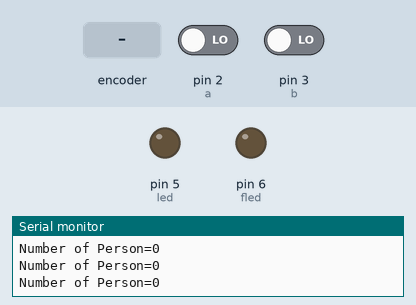
A sketch run on a simulated Arduino Uno, built with avr-gcc and run on an emulated ATmega328P. Shown: output pins drawn as LEDs (lit = HIGH), the last lines printed to the serial monitor. Inputs (shaded band) come from the test bench; at power-on: pin 2 (a) LOW, pin 3 (b) LOW.

Above: at 1.2 s.
1.3 s: rotary encoder on pin 2 (a) / pin 3 (b) turned 3 steps (first pin leading)
At 2.9 s:
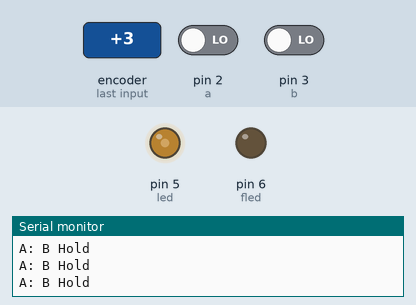
3.4 s: rotary encoder on pin 2 (a) / pin 3 (b) turned 1 step (first pin leading)
At 4.1 s:
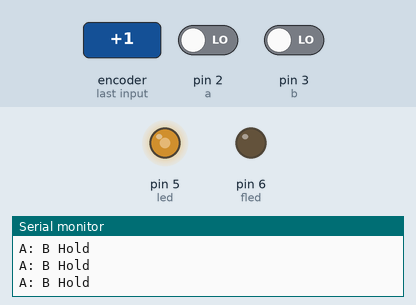
5.1 s: rotary encoder on pin 2 (a) / pin 3 (b) turned 1 step (first pin leading)
At 5.4 s:
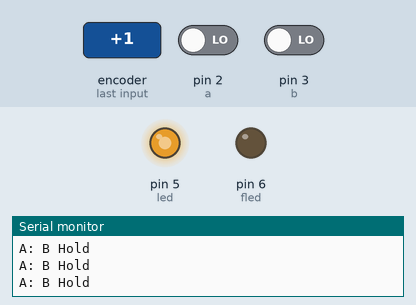
6.8 s: rotary encoder on pin 2 (a) / pin 3 (b) turned 3 steps (first pin leading)
At 7.5 s:
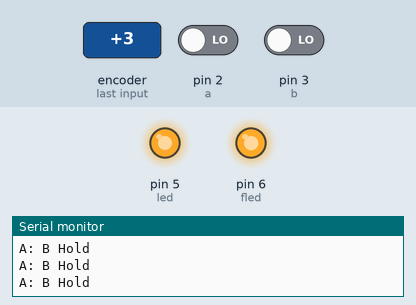
Timing chart, 0 to 9.8 s (numbered marks = the images above; inputs shaded):
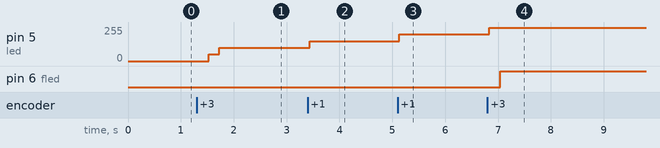

Measured:
- after the input at 1.3 s, pin 5 (led): 0/255 → 50/255 after 0.23 s, → 100/255 0.20 s later
- after the input at 3.4 s, pin 5 (led): 100/255 → 150/255 at once
- after the input at 5.1 s, pin 5 (led): 150/255 → 200/255 at once
- after the input at 6.8 s, pin 5 (led): 200/255 → 250/255 at once; pin 6 (fled): LOW → HIGH after 0.24 s

The sketch:

roomnummberlight.ino
```cpp
const int a=2,b=3,led=5,fled=6;
void setup() {
pinMode(a,INPUT);
pinMode(b,INPUT);
pinMode(led,OUTPUT);
pinMode(fled,OUTPUT);digitalWrite(fled,LOW);
Serial.begin(9600);}
int n=0;
void loop()
{
  int r=n;
  if(digitalRead(a)==HIGH)
     {
      int i=0;
     while(i<500)
          { if(digitalRead(b)==HIGH)
               {n+=1;break;}
            Serial.println("A Delay");
            delay(10);
          i+=1;
          }
     while(digitalRead(b)==HIGH)
     {Serial.println("A: B Hold");}
     }
  if(n==r)
    {
      if(digitalRead(b)==HIGH)
          {int i=0;
            while(i<500)
               { if(digitalRead(a)==HIGH)
                   {n-=1;break;}
                 Serial.println("B Delay");
                 delay(10);
                 i+=1;
               }
          while(digitalRead(a)==HIGH)
            Serial.println("B: A Hold");
          }
    }
  //delay(500);
  if((n<6)&&(n>-1))
    {analogWrite(led,50*n);
     Serial.print("Number of Person=");
     Serial.println(n);
     digitalWrite(fled,LOW);}
  else if(n>4)
  { Serial.println("Room Filled");
    digitalWrite(fled,HIGH);
  }

  }
  //delay(500);
```
